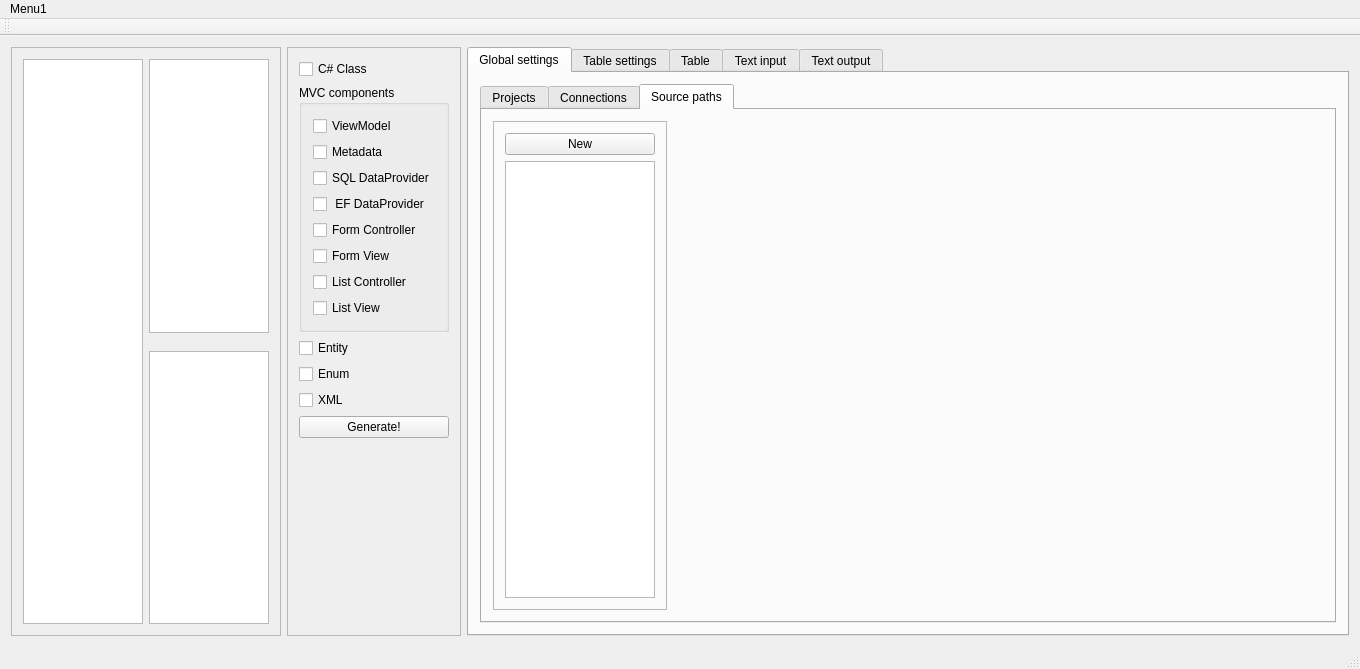
<?xml version="1.0" encoding="UTF-8"?>
<ui version="4.0">
 <class>retek2Class</class>
 <widget class="QMainWindow" name="retek2Class">
  <property name="geometry">
   <rect>
    <x>0</x>
    <y>0</y>
    <width>1360</width>
    <height>669</height>
   </rect>
  </property>
  <property name="windowTitle">
   <string>retek2</string>
  </property>
  <property name="windowIcon">
   <iconset>
    <normaloff>:/retek.ico</normaloff>:/retek.ico</iconset>
  </property>
  <widget class="QWidget" name="centralWidget">
   <property name="maximumSize">
    <size>
     <width>16777215</width>
     <height>16777215</height>
    </size>
   </property>
   <layout class="QHBoxLayout" name="horizontalLayout_6">
    <item>
     <widget class="QFrame" name="frame">
      <property name="sizePolicy">
       <sizepolicy hsizetype="Maximum" vsizetype="Preferred">
        <horstretch>0</horstretch>
        <verstretch>0</verstretch>
       </sizepolicy>
      </property>
      <property name="maximumSize">
       <size>
        <width>400</width>
        <height>16777215</height>
       </size>
      </property>
      <property name="frameShape">
       <enum>QFrame::StyledPanel</enum>
      </property>
      <property name="frameShadow">
       <enum>QFrame::Raised</enum>
      </property>
      <layout class="QGridLayout" name="gridLayout_3">
       <item row="0" column="0" rowspan="4">
        <widget class="QListWidget" name="listWidget_ztables">
         <property name="minimumSize">
          <size>
           <width>120</width>
           <height>0</height>
          </size>
         </property>
         <property name="maximumSize">
          <size>
           <width>120</width>
           <height>16777215</height>
          </size>
         </property>
        </widget>
       </item>
       <item row="3" column="1">
        <widget class="QListWidget" name="listWidget_3">
         <property name="minimumSize">
          <size>
           <width>120</width>
           <height>0</height>
          </size>
         </property>
         <property name="maximumSize">
          <size>
           <width>120</width>
           <height>16777215</height>
          </size>
         </property>
        </widget>
       </item>
       <item row="0" column="1">
        <widget class="QListWidget" name="listWidget_IdegenKulcs">
         <property name="minimumSize">
          <size>
           <width>120</width>
           <height>0</height>
          </size>
         </property>
         <property name="maximumSize">
          <size>
           <width>120</width>
           <height>16777215</height>
          </size>
         </property>
        </widget>
       </item>
      </layout>
     </widget>
    </item>
    <item>
     <widget class="QFrame" name="frame_5">
      <property name="minimumSize">
       <size>
        <width>130</width>
        <height>0</height>
       </size>
      </property>
      <property name="frameShape">
       <enum>QFrame::StyledPanel</enum>
      </property>
      <property name="frameShadow">
       <enum>QFrame::Raised</enum>
      </property>
      <layout class="QVBoxLayout" name="verticalLayout">
       <item>
        <widget class="QCheckBox" name="checkBox_CClass">
         <property name="sizePolicy">
          <sizepolicy hsizetype="Preferred" vsizetype="Preferred">
           <horstretch>0</horstretch>
           <verstretch>0</verstretch>
          </sizepolicy>
         </property>
         <property name="text">
          <string>C# Class</string>
         </property>
        </widget>
       </item>
       <item>
        <widget class="QGroupBox" name="groupBox_8">
         <property name="sizePolicy">
          <sizepolicy hsizetype="Preferred" vsizetype="Expanding">
           <horstretch>0</horstretch>
           <verstretch>0</verstretch>
          </sizepolicy>
         </property>
         <property name="title">
          <string>MVC components</string>
         </property>
         <layout class="QVBoxLayout" name="verticalLayout_4">
          <item>
           <widget class="QCheckBox" name="checkBox_Model">
            <property name="sizePolicy">
             <sizepolicy hsizetype="Minimum" vsizetype="Preferred">
              <horstretch>0</horstretch>
              <verstretch>0</verstretch>
             </sizepolicy>
            </property>
            <property name="text">
             <string>ViewModel</string>
            </property>
           </widget>
          </item>
          <item>
           <widget class="QCheckBox" name="checkBox_Meta">
            <property name="sizePolicy">
             <sizepolicy hsizetype="Minimum" vsizetype="Preferred">
              <horstretch>0</horstretch>
              <verstretch>0</verstretch>
             </sizepolicy>
            </property>
            <property name="text">
             <string>Metadata</string>
            </property>
           </widget>
          </item>
          <item>
           <widget class="QCheckBox" name="checkBox_DataProvider">
            <property name="sizePolicy">
             <sizepolicy hsizetype="Minimum" vsizetype="Preferred">
              <horstretch>0</horstretch>
              <verstretch>0</verstretch>
             </sizepolicy>
            </property>
            <property name="text">
             <string>SQL DataProvider</string>
            </property>
           </widget>
          </item>
          <item>
           <widget class="QCheckBox" name="checkBox_EF_DataProvider">
            <property name="sizePolicy">
             <sizepolicy hsizetype="Minimum" vsizetype="Preferred">
              <horstretch>0</horstretch>
              <verstretch>0</verstretch>
             </sizepolicy>
            </property>
            <property name="text">
             <string> EF DataProvider</string>
            </property>
           </widget>
          </item>
          <item>
           <widget class="QCheckBox" name="checkBox_Controller">
            <property name="sizePolicy">
             <sizepolicy hsizetype="Minimum" vsizetype="Preferred">
              <horstretch>0</horstretch>
              <verstretch>0</verstretch>
             </sizepolicy>
            </property>
            <property name="text">
             <string>Form Controller</string>
            </property>
           </widget>
          </item>
          <item>
           <widget class="QCheckBox" name="checkBox_View">
            <property name="sizePolicy">
             <sizepolicy hsizetype="Minimum" vsizetype="Preferred">
              <horstretch>0</horstretch>
              <verstretch>0</verstretch>
             </sizepolicy>
            </property>
            <property name="text">
             <string>Form View</string>
            </property>
           </widget>
          </item>
          <item>
           <widget class="QCheckBox" name="checkBox_ListController">
            <property name="sizePolicy">
             <sizepolicy hsizetype="Minimum" vsizetype="Preferred">
              <horstretch>0</horstretch>
              <verstretch>0</verstretch>
             </sizepolicy>
            </property>
            <property name="text">
             <string>List Controller</string>
            </property>
           </widget>
          </item>
          <item>
           <widget class="QCheckBox" name="checkBox_ListView">
            <property name="sizePolicy">
             <sizepolicy hsizetype="Minimum" vsizetype="Preferred">
              <horstretch>0</horstretch>
              <verstretch>0</verstretch>
             </sizepolicy>
            </property>
            <property name="text">
             <string>List View</string>
            </property>
           </widget>
          </item>
         </layout>
        </widget>
       </item>
       <item>
        <widget class="QCheckBox" name="checkBox_Entity">
         <property name="enabled">
          <bool>true</bool>
         </property>
         <property name="sizePolicy">
          <sizepolicy hsizetype="Minimum" vsizetype="Preferred">
           <horstretch>0</horstretch>
           <verstretch>0</verstretch>
          </sizepolicy>
         </property>
         <property name="text">
          <string>Entity</string>
         </property>
        </widget>
       </item>
       <item>
        <widget class="QCheckBox" name="checkBox_Enum">
         <property name="enabled">
          <bool>true</bool>
         </property>
         <property name="sizePolicy">
          <sizepolicy hsizetype="Minimum" vsizetype="Preferred">
           <horstretch>0</horstretch>
           <verstretch>0</verstretch>
          </sizepolicy>
         </property>
         <property name="text">
          <string>Enum</string>
         </property>
        </widget>
       </item>
       <item>
        <widget class="QCheckBox" name="checkBox_XML">
         <property name="enabled">
          <bool>true</bool>
         </property>
         <property name="sizePolicy">
          <sizepolicy hsizetype="Minimum" vsizetype="Preferred">
           <horstretch>0</horstretch>
           <verstretch>0</verstretch>
          </sizepolicy>
         </property>
         <property name="text">
          <string>XML</string>
         </property>
         <property name="checkable">
          <bool>true</bool>
         </property>
        </widget>
       </item>
       <item>
        <widget class="QPushButton" name="pushButton_GenerateAll">
         <property name="sizePolicy">
          <sizepolicy hsizetype="Minimum" vsizetype="Preferred">
           <horstretch>0</horstretch>
           <verstretch>0</verstretch>
          </sizepolicy>
         </property>
         <property name="text">
          <string>Generate!</string>
         </property>
        </widget>
       </item>
       <item>
        <spacer name="verticalSpacer">
         <property name="orientation">
          <enum>Qt::Vertical</enum>
         </property>
         <property name="sizeHint" stdset="0">
          <size>
           <width>20</width>
           <height>40</height>
          </size>
         </property>
        </spacer>
       </item>
      </layout>
     </widget>
    </item>
    <item>
     <widget class="QTabWidget" name="tabWidget">
      <property name="sizePolicy">
       <sizepolicy hsizetype="Expanding" vsizetype="Expanding">
        <horstretch>0</horstretch>
        <verstretch>0</verstretch>
       </sizepolicy>
      </property>
      <property name="currentIndex">
       <number>0</number>
      </property>
      <widget class="QWidget" name="tab_4">
       <attribute name="title">
        <string>Global settings</string>
       </attribute>
       <layout class="QHBoxLayout" name="horizontalLayout">
        <item>
         <widget class="QTabWidget" name="tabWidget_2">
          <property name="sizePolicy">
           <sizepolicy hsizetype="Expanding" vsizetype="Expanding">
            <horstretch>0</horstretch>
            <verstretch>0</verstretch>
           </sizepolicy>
          </property>
          <property name="currentIndex">
           <number>2</number>
          </property>
          <widget class="QWidget" name="tab_8">
           <attribute name="title">
            <string>Projects</string>
           </attribute>
           <layout class="QHBoxLayout" name="horizontalLayout_3">
            <item>
             <widget class="QFrame" name="frame_4">
              <property name="frameShape">
               <enum>QFrame::StyledPanel</enum>
              </property>
              <property name="frameShadow">
               <enum>QFrame::Raised</enum>
              </property>
              <layout class="QVBoxLayout" name="verticalLayout_5">
               <item>
                <widget class="QPushButton" name="pushButton_projects_apply">
                 <property name="sizePolicy">
                  <sizepolicy hsizetype="Preferred" vsizetype="Preferred">
                   <horstretch>0</horstretch>
                   <verstretch>0</verstretch>
                  </sizepolicy>
                 </property>
                 <property name="text">
                  <string>Apply</string>
                 </property>
                </widget>
               </item>
               <item>
                <widget class="QListWidget" name="listWidget_projects">
                 <property name="sizePolicy">
                  <sizepolicy hsizetype="Preferred" vsizetype="Expanding">
                   <horstretch>0</horstretch>
                   <verstretch>0</verstretch>
                  </sizepolicy>
                 </property>
                 <property name="maximumSize">
                  <size>
                   <width>150</width>
                   <height>16777215</height>
                  </size>
                 </property>
                 <property name="selectionBehavior">
                  <enum>QAbstractItemView::SelectItems</enum>
                 </property>
                </widget>
               </item>
              </layout>
             </widget>
            </item>
            <item>
             <spacer name="horizontalSpacer">
              <property name="orientation">
               <enum>Qt::Horizontal</enum>
              </property>
              <property name="sizeHint" stdset="0">
               <size>
                <width>40</width>
                <height>20</height>
               </size>
              </property>
             </spacer>
            </item>
           </layout>
          </widget>
          <widget class="QWidget" name="tab_6">
           <attribute name="title">
            <string>Connections</string>
           </attribute>
           <layout class="QHBoxLayout" name="horizontalLayout_4">
            <item>
             <widget class="QFrame" name="frame_6">
              <property name="sizePolicy">
               <sizepolicy hsizetype="Preferred" vsizetype="Preferred">
                <horstretch>0</horstretch>
                <verstretch>0</verstretch>
               </sizepolicy>
              </property>
              <property name="frameShape">
               <enum>QFrame::StyledPanel</enum>
              </property>
              <property name="frameShadow">
               <enum>QFrame::Raised</enum>
              </property>
              <layout class="QVBoxLayout" name="verticalLayout_7">
               <item>
                <widget class="QComboBox" name="comboBox_connections">
                 <property name="sizePolicy">
                  <sizepolicy hsizetype="Preferred" vsizetype="Preferred">
                   <horstretch>0</horstretch>
                   <verstretch>0</verstretch>
                  </sizepolicy>
                 </property>
                </widget>
               </item>
               <item>
                <widget class="QFrame" name="frame_3">
                 <property name="sizePolicy">
                  <sizepolicy hsizetype="Preferred" vsizetype="Maximum">
                   <horstretch>0</horstretch>
                   <verstretch>0</verstretch>
                  </sizepolicy>
                 </property>
                 <property name="minimumSize">
                  <size>
                   <width>0</width>
                   <height>80</height>
                  </size>
                 </property>
                 <property name="frameShape">
                  <enum>QFrame::StyledPanel</enum>
                 </property>
                 <property name="frameShadow">
                  <enum>QFrame::Raised</enum>
                 </property>
                 <layout class="QFormLayout" name="formLayout_4">
                  <item row="0" column="1">
                   <widget class="QComboBox" name="comboBox">
                    <property name="sizePolicy">
                     <sizepolicy hsizetype="Preferred" vsizetype="Fixed">
                      <horstretch>0</horstretch>
                      <verstretch>0</verstretch>
                     </sizepolicy>
                    </property>
                    <item>
                     <property name="text">
                      <string>QMYSQL</string>
                     </property>
                    </item>
                    <item>
                     <property name="text">
                      <string>QODBC</string>
                     </property>
                    </item>
                   </widget>
                  </item>
                  <item row="1" column="0">
                   <widget class="QLabel" name="labelConnstring">
                    <property name="sizePolicy">
                     <sizepolicy hsizetype="Fixed" vsizetype="Fixed">
                      <horstretch>0</horstretch>
                      <verstretch>0</verstretch>
                     </sizepolicy>
                    </property>
                    <property name="text">
                     <string>Server</string>
                    </property>
                   </widget>
                  </item>
                  <item row="1" column="1">
                   <widget class="QLineEdit" name="lineEdit_Server">
                    <property name="sizePolicy">
                     <sizepolicy hsizetype="Preferred" vsizetype="Preferred">
                      <horstretch>0</horstretch>
                      <verstretch>0</verstretch>
                     </sizepolicy>
                    </property>
                   </widget>
                  </item>
                  <item row="0" column="0">
                   <widget class="QLabel" name="label_3">
                    <property name="minimumSize">
                     <size>
                      <width>0</width>
                      <height>0</height>
                     </size>
                    </property>
                    <property name="text">
                     <string>driver</string>
                    </property>
                   </widget>
                  </item>
                 </layout>
                </widget>
               </item>
               <item>
                <widget class="QFrame" name="frame_2">
                 <property name="sizePolicy">
                  <sizepolicy hsizetype="Preferred" vsizetype="Maximum">
                   <horstretch>0</horstretch>
                   <verstretch>0</verstretch>
                  </sizepolicy>
                 </property>
                 <property name="minimumSize">
                  <size>
                   <width>0</width>
                   <height>80</height>
                  </size>
                 </property>
                 <property name="frameShape">
                  <enum>QFrame::StyledPanel</enum>
                 </property>
                 <property name="frameShadow">
                  <enum>QFrame::Raised</enum>
                 </property>
                 <layout class="QFormLayout" name="formLayout_2">
                  <item row="0" column="0">
                   <widget class="QLabel" name="labelUser">
                    <property name="text">
                     <string>User</string>
                    </property>
                   </widget>
                  </item>
                  <item row="1" column="0">
                   <widget class="QLabel" name="label_2">
                    <property name="text">
                     <string>Passwd</string>
                    </property>
                   </widget>
                  </item>
                  <item row="0" column="1">
                   <widget class="QLineEdit" name="lineEdit_User">
                    <property name="sizePolicy">
                     <sizepolicy hsizetype="Preferred" vsizetype="Preferred">
                      <horstretch>0</horstretch>
                      <verstretch>0</verstretch>
                     </sizepolicy>
                    </property>
                   </widget>
                  </item>
                  <item row="1" column="1">
                   <widget class="QLineEdit" name="lineEdit_Password">
                    <property name="sizePolicy">
                     <sizepolicy hsizetype="Preferred" vsizetype="Preferred">
                      <horstretch>0</horstretch>
                      <verstretch>0</verstretch>
                     </sizepolicy>
                    </property>
                   </widget>
                  </item>
                 </layout>
                </widget>
               </item>
               <item>
                <widget class="QPushButton" name="pushButton">
                 <property name="sizePolicy">
                  <sizepolicy hsizetype="Preferred" vsizetype="Preferred">
                   <horstretch>0</horstretch>
                   <verstretch>0</verstretch>
                  </sizepolicy>
                 </property>
                 <property name="text">
                  <string>Connect</string>
                 </property>
                </widget>
               </item>
               <item>
                <spacer name="verticalSpacer_2">
                 <property name="orientation">
                  <enum>Qt::Vertical</enum>
                 </property>
                 <property name="sizeHint" stdset="0">
                  <size>
                   <width>20</width>
                   <height>40</height>
                  </size>
                 </property>
                </spacer>
               </item>
              </layout>
             </widget>
            </item>
            <item>
             <widget class="QFrame" name="frame">
              <property name="sizePolicy">
               <sizepolicy hsizetype="Preferred" vsizetype="Preferred">
                <horstretch>0</horstretch>
                <verstretch>0</verstretch>
               </sizepolicy>
              </property>
              <property name="minimumSize">
               <size>
                <width>0</width>
                <height>80</height>
               </size>
              </property>
              <property name="frameShape">
               <enum>QFrame::StyledPanel</enum>
              </property>
              <property name="frameShadow">
               <enum>QFrame::Raised</enum>
              </property>
              <layout class="QVBoxLayout" name="verticalLayout_8">
               <item>
                <widget class="QListWidget" name="listWidget_schemas">
                 <property name="sizePolicy">
                  <sizepolicy hsizetype="Fixed" vsizetype="Expanding">
                   <horstretch>0</horstretch>
                   <verstretch>0</verstretch>
                  </sizepolicy>
                 </property>
                 <property name="maximumSize">
                  <size>
                   <width>150</width>
                   <height>16777215</height>
                  </size>
                 </property>
                </widget>
               </item>
              </layout>
             </widget>
            </item>
            <item>
             <widget class="QFrame" name="frame_7">
              <property name="sizePolicy">
               <sizepolicy hsizetype="Preferred" vsizetype="Preferred">
                <horstretch>0</horstretch>
                <verstretch>0</verstretch>
               </sizepolicy>
              </property>
              <property name="frameShape">
               <enum>QFrame::StyledPanel</enum>
              </property>
              <property name="frameShadow">
               <enum>QFrame::Raised</enum>
              </property>
              <layout class="QVBoxLayout" name="verticalLayout_6">
               <item>
                <widget class="QPushButton" name="pushButton_table_import">
                 <property name="sizePolicy">
                  <sizepolicy hsizetype="Preferred" vsizetype="Preferred">
                   <horstretch>0</horstretch>
                   <verstretch>0</verstretch>
                  </sizepolicy>
                 </property>
                 <property name="text">
                  <string>Import </string>
                 </property>
                </widget>
               </item>
               <item>
                <widget class="QListWidget" name="listWidget_tables">
                 <property name="sizePolicy">
                  <sizepolicy hsizetype="Preferred" vsizetype="Expanding">
                   <horstretch>0</horstretch>
                   <verstretch>0</verstretch>
                  </sizepolicy>
                 </property>
                 <property name="maximumSize">
                  <size>
                   <width>150</width>
                   <height>16777215</height>
                  </size>
                 </property>
                 <property name="selectionMode">
                  <enum>QAbstractItemView::MultiSelection</enum>
                 </property>
                </widget>
               </item>
              </layout>
             </widget>
            </item>
            <item>
             <spacer name="horizontalSpacer_3">
              <property name="orientation">
               <enum>Qt::Horizontal</enum>
              </property>
              <property name="sizeHint" stdset="0">
               <size>
                <width>40</width>
                <height>20</height>
               </size>
              </property>
             </spacer>
            </item>
           </layout>
          </widget>
          <widget class="QWidget" name="tab_7">
           <attribute name="title">
            <string>Source paths</string>
           </attribute>
           <layout class="QHBoxLayout" name="horizontalLayout_5">
            <item>
             <widget class="QFrame" name="frame_8">
              <property name="sizePolicy">
               <sizepolicy hsizetype="Preferred" vsizetype="Preferred">
                <horstretch>0</horstretch>
                <verstretch>0</verstretch>
               </sizepolicy>
              </property>
              <property name="frameShape">
               <enum>QFrame::StyledPanel</enum>
              </property>
              <property name="frameShadow">
               <enum>QFrame::Raised</enum>
              </property>
              <layout class="QVBoxLayout" name="verticalLayout_9">
               <item>
                <widget class="QPushButton" name="pushButton_createSourcePath">
                 <property name="text">
                  <string>New</string>
                 </property>
                </widget>
               </item>
               <item>
                <widget class="QListWidget" name="listWidget_sources">
                 <property name="sizePolicy">
                  <sizepolicy hsizetype="Preferred" vsizetype="Expanding">
                   <horstretch>0</horstretch>
                   <verstretch>0</verstretch>
                  </sizepolicy>
                 </property>
                 <property name="maximumSize">
                  <size>
                   <width>150</width>
                   <height>16777215</height>
                  </size>
                 </property>
                </widget>
               </item>
              </layout>
             </widget>
            </item>
            <item>
             <spacer name="horizontalSpacer_4">
              <property name="orientation">
               <enum>Qt::Horizontal</enum>
              </property>
              <property name="sizeHint" stdset="0">
               <size>
                <width>40</width>
                <height>20</height>
               </size>
              </property>
             </spacer>
            </item>
           </layout>
          </widget>
         </widget>
        </item>
       </layout>
      </widget>
      <widget class="QWidget" name="tab_5">
       <attribute name="title">
        <string>Table settings</string>
       </attribute>
       <layout class="QHBoxLayout" name="horizontalLayout_7">
        <item>
         <widget class="QFrame" name="frame_7">
          <property name="sizePolicy">
           <sizepolicy hsizetype="Preferred" vsizetype="Expanding">
            <horstretch>0</horstretch>
            <verstretch>0</verstretch>
           </sizepolicy>
          </property>
          <property name="frameShape">
           <enum>QFrame::StyledPanel</enum>
          </property>
          <layout class="QVBoxLayout" name="verticalLayout_2">
           <item>
            <widget class="QFrame" name="frame_5">
             <property name="minimumSize">
              <size>
               <width>0</width>
               <height>80</height>
              </size>
             </property>
             <property name="frameShape">
              <enum>QFrame::StyledPanel</enum>
             </property>
             <property name="frameShadow">
              <enum>QFrame::Raised</enum>
             </property>
             <layout class="QFormLayout" name="formLayout_5">
              <item row="1" column="0" colspan="2">
               <widget class="QLineEdit" name="lineEdit_tablename">
                <property name="sizePolicy">
                 <sizepolicy hsizetype="Preferred" vsizetype="Fixed">
                  <horstretch>0</horstretch>
                  <verstretch>0</verstretch>
                 </sizepolicy>
                </property>
               </widget>
              </item>
              <item row="0" column="0" colspan="2">
               <widget class="QLabel" name="label_4">
                <property name="minimumSize">
                 <size>
                  <width>0</width>
                  <height>0</height>
                 </size>
                </property>
                <property name="text">
                 <string>table_name</string>
                </property>
               </widget>
              </item>
              <item row="3" column="0" colspan="2">
               <widget class="QLineEdit" name="lineEdit_classname">
                <property name="sizePolicy">
                 <sizepolicy hsizetype="Preferred" vsizetype="Fixed">
                  <horstretch>0</horstretch>
                  <verstretch>0</verstretch>
                 </sizepolicy>
                </property>
               </widget>
              </item>
              <item row="4" column="0" colspan="2">
               <widget class="QLineEdit" name="lineEdit_classname_plural">
                <property name="sizePolicy">
                 <sizepolicy hsizetype="Preferred" vsizetype="Fixed">
                  <horstretch>0</horstretch>
                  <verstretch>0</verstretch>
                 </sizepolicy>
                </property>
               </widget>
              </item>
              <item row="2" column="0" colspan="2">
               <widget class="QLabel" name="labelConnstring_2">
                <property name="sizePolicy">
                 <sizepolicy hsizetype="Preferred" vsizetype="Preferred">
                  <horstretch>0</horstretch>
                  <verstretch>0</verstretch>
                 </sizepolicy>
                </property>
                <property name="text">
                 <string>class name and plural</string>
                </property>
               </widget>
              </item>
             </layout>
            </widget>
           </item>
           <item>
            <spacer name="verticalSpacer_3">
             <property name="orientation">
              <enum>Qt::Vertical</enum>
             </property>
             <property name="sizeHint" stdset="0">
              <size>
               <width>20</width>
               <height>366</height>
              </size>
             </property>
            </spacer>
           </item>
          </layout>
         </widget>
        </item>
        <item>
         <spacer name="horizontalSpacer_5">
          <property name="orientation">
           <enum>Qt::Horizontal</enum>
          </property>
          <property name="sizeHint" stdset="0">
           <size>
            <width>40</width>
            <height>20</height>
           </size>
          </property>
         </spacer>
        </item>
       </layout>
      </widget>
      <widget class="QWidget" name="tab">
       <attribute name="title">
        <string>Table</string>
       </attribute>
       <layout class="QGridLayout" name="gridLayout_5">
        <item row="0" column="0">
         <widget class="QGroupBox" name="groupBox_6">
          <property name="title">
           <string>GroupBox</string>
          </property>
          <layout class="QVBoxLayout" name="verticalLayout_3">
           <item>
            <widget class="QTableWidget" name="tableWidget_MezoLista">
             <property name="minimumSize">
              <size>
               <width>0</width>
               <height>80</height>
              </size>
             </property>
             <column>
              <property name="text">
               <string>Caption</string>
              </property>
             </column>
             <column>
              <property name="text">
               <string>mezőnév</string>
              </property>
             </column>
             <column>
              <property name="text">
               <string>sql típus</string>
              </property>
             </column>
             <column>
              <property name="text">
               <string>hossz</string>
              </property>
             </column>
             <column>
              <property name="text">
               <string>nullable</string>
              </property>
             </column>
            </widget>
           </item>
          </layout>
         </widget>
        </item>
       </layout>
      </widget>
      <widget class="QWidget" name="tab_2">
       <attribute name="title">
        <string>Text input</string>
       </attribute>
       <layout class="QGridLayout" name="gridLayout_6">
        <item row="0" column="0">
         <widget class="QTextEdit" name="textEdit">
          <property name="sizePolicy">
           <sizepolicy hsizetype="Expanding" vsizetype="Expanding">
            <horstretch>0</horstretch>
            <verstretch>0</verstretch>
           </sizepolicy>
          </property>
          <property name="toolTip">
           <string/>
          </property>
         </widget>
        </item>
        <item row="1" column="0">
         <layout class="QHBoxLayout" name="horizontalLayout_2">
          <item>
           <widget class="QPushButton" name="pushButton_2">
            <property name="sizePolicy">
             <sizepolicy hsizetype="Fixed" vsizetype="Fixed">
              <horstretch>0</horstretch>
              <verstretch>0</verstretch>
             </sizepolicy>
            </property>
            <property name="text">
             <string>Validate Db</string>
            </property>
           </widget>
          </item>
          <item>
           <widget class="QPushButton" name="pushButton_3">
            <property name="toolTip">
             <string>adatbeolvasás</string>
            </property>
            <property name="whatsThis">
             <string>ezitta ezitt</string>
            </property>
            <property name="text">
             <string>Load</string>
            </property>
            <property name="flat">
             <bool>false</bool>
            </property>
           </widget>
          </item>
          <item>
           <widget class="QPushButton" name="pushButton_4">
            <property name="whatsThis">
             <string>&lt;html&gt;&lt;head/&gt;&lt;body&gt;&lt;p&gt;típusonkénti sororientált leíró makródefiníciós lehetőséggel&lt;/p&gt;&lt;p&gt;&lt;br/&gt;&lt;/p&gt;&lt;p&gt;#Adm &lt;/p&gt;&lt;p&gt;DateCre DateMod datetime&lt;/p&gt;&lt;p&gt;&lt;br/&gt;&lt;/p&gt;&lt;p&gt;class1&lt;/p&gt;&lt;p&gt;mezo1 mezo2 mezo3 string&lt;/p&gt;&lt;p&gt;mezo4 mezo5 int&lt;/p&gt;&lt;p&gt;int mezo6 mezo7&lt;/p&gt;&lt;p&gt;Adm&lt;/p&gt;&lt;p&gt;&lt;br/&gt;&lt;/p&gt;&lt;/body&gt;&lt;/html&gt;</string>
            </property>
            <property name="text">
             <string>Load 2</string>
            </property>
           </widget>
          </item>
          <item>
           <widget class="QPushButton" name="pushButton_5">
            <property name="text">
             <string>LoadXML</string>
            </property>
           </widget>
          </item>
          <item>
           <widget class="QPushButton" name="pushButton_6">
            <property name="text">
             <string>Load E</string>
            </property>
           </widget>
          </item>
          <item>
           <spacer name="horizontalSpacer_2">
            <property name="orientation">
             <enum>Qt::Horizontal</enum>
            </property>
            <property name="sizeHint" stdset="0">
             <size>
              <width>40</width>
              <height>20</height>
             </size>
            </property>
           </spacer>
          </item>
         </layout>
        </item>
       </layout>
      </widget>
      <widget class="QWidget" name="tab_3">
       <attribute name="title">
        <string>Text output</string>
       </attribute>
       <layout class="QGridLayout" name="gridLayout_7">
        <item row="0" column="0">
         <widget class="QTextBrowser" name="textBrowser"/>
        </item>
       </layout>
      </widget>
     </widget>
    </item>
   </layout>
  </widget>
  <widget class="QMenuBar" name="menuBar">
   <property name="geometry">
    <rect>
     <x>0</x>
     <y>0</y>
     <width>1360</width>
     <height>21</height>
    </rect>
   </property>
   <widget class="QMenu" name="menuMenu1">
    <property name="title">
     <string>Menu1</string>
    </property>
   </widget>
   <addaction name="menuMenu1"/>
  </widget>
  <widget class="QToolBar" name="mainToolBar">
   <attribute name="toolBarArea">
    <enum>TopToolBarArea</enum>
   </attribute>
   <attribute name="toolBarBreak">
    <bool>false</bool>
   </attribute>
  </widget>
  <widget class="QStatusBar" name="statusBar"/>
 </widget>
 <layoutdefault spacing="6" margin="11"/>
 <resources/>
 <connections/>
 <slots>
  <slot>GenerateAll()</slot>
  <slot>TableSelect(QListWidgetItem*)</slot>
  <slot>GenerateByText()</slot>
 </slots>
</ui>
